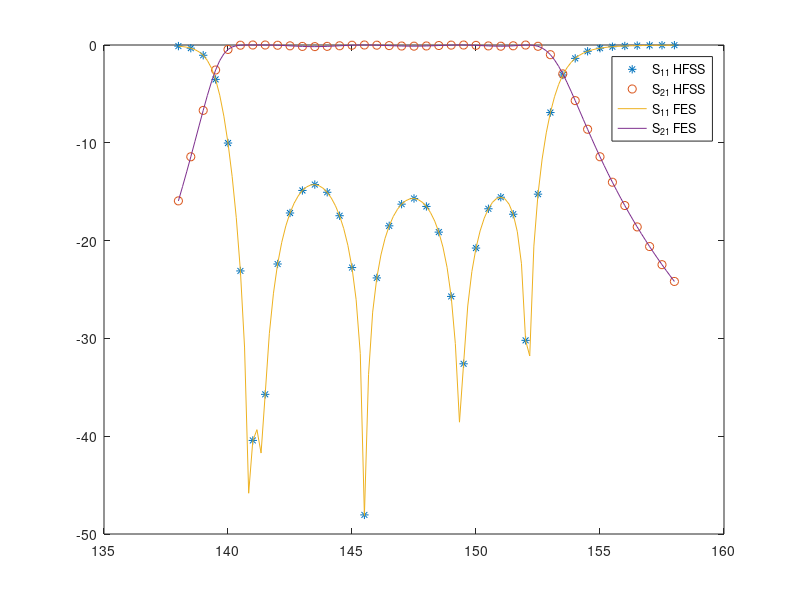

Write the MATLAB code that produced this figure.
%% bilat response
%% p 2 bilat analysis
hfss = [
138,-0.112081271308361,-15.9384327423216
138.5,-0.324277176954222,-11.4298090382572
139,-1.04797723974199,-6.68778154904088
139.5,-3.51775756363381,-2.55598189026176
140,-10.0241102938531,-0.454904227813954
140.5,-23.1011747675228,-0.021317303231575
141,-40.4336045520417,-0.000393046110642013
141.5,-35.7193433517885,-0.00116387989284348
142,-22.3918817128119,-0.0251102506241561
142.5,-17.1766855129498,-0.0840058012218815
143,-14.8721878332354,-0.143792190842092
143.5,-14.2705152762989,-0.16557129578028
144,-15.0584226648051,-0.137659709721931
144.5,-17.4559974306966,-0.0787254029606119
145,-22.756362648643,-0.0230835027446667
145.5,-48.0462287338608,-6.8102781260048E-005
146,-23.8159919086605,-0.0180754275359763
146.5,-18.4912197624394,-0.0619090457690555
147,-16.27332852272,-0.103663127088135
147.5,-15.6914901677262,-0.11872939085905
148,-16.5073628376859,-0.098162796576089
148.5,-19.1322186428846,-0.0533614704505178
149,-25.7090248566185,-0.0116806154282618
149.5,-32.5974883407955,-0.00238866312394294
150,-20.7612365866498,-0.0366007009222544
150.5,-16.746632278116,-0.0928442529208307
151,-15.5644616045559,-0.122303525526801
151.5,-17.3021475937728,-0.0815910870579992
152,-30.1992582791602,-0.00415017081500487
152.5,-15.2500414696313,-0.131626971974942
153,-6.90537040962093,-0.990440902226921
153.5,-3.06730596770702,-2.95403252899876
154,-1.36684776347299,-5.68615589767227
154.5,-0.642850240459545,-8.61420602460717
155,-0.324450968823161,-11.4275679348835
155.5,-0.175157607584436,-14.0308375249976
156,-0.100278708209104,-16.4157986835731
156.5,-0.0603593424563677,-18.6005428305171
157,-0.0379191091680767,-20.6082076133789
157.5,-0.0247154273014657,-22.4605137329104
158,-0.0166338867985457,-24.176219986065
]
hfssfast = [
    
138,-0.112075509560408,-15.9386531366088
138.5,-0.324193000760433,-11.4300770981509
139,-1.04788057351518,-6.68803660211544
139.5,-3.51756999463165,-2.55613464605334
140,-10.0237460768248,-0.454938345701618
140.5,-23.1009761215916,-0.0213182807417619
141,-40.4310435913731,-0.000393266762944665
141.5,-35.7209656451675,-0.00116342591140417
142,-22.3922739845743,-0.025108088940087
142.5,-17.1768268637042,-0.0840032297036474
143,-14.8722380386481,-0.143790500757851
143.5,-14.2705464679358,-0.165570726132937
144,-15.0584707055478,-0.137659812382957
144.5,-17.4560656201253,-0.078725656673556
145,-22.7564280886523,-0.0230836376186782
145.5,-48.046065716969,-6.81053371104612E-005
146,-23.8160389979683,-0.0180753870725732
146.5,-18.4912305837114,-0.0619090234139956
147,-16.2733233354249,-0.103663127064551
147.5,-15.6914847239167,-0.11872939462416
148,-16.507362837866,-0.0981627965729417
148.5,-19.1322158867621,-0.0533614739241243
149,-25.7089935506431,-0.011680631492059
149.5,-32.5977600127959,-0.00238868879299803
150,-20.7612733571397,-0.0366007105785506
150.5,-16.7466352928106,-0.0928441877801795
151,-15.5644597773695,-0.122303306160177
151.5,-17.3021616270357,-0.0815907275617797
152,-30.1993985497614,-0.00415004742206307
152.5,-15.2500198635579,-0.131627658453589
153,-6.90537286360089,-0.99044027363991
153.5,-3.06732144420651,-2.95402195345193
154,-1.36687219023684,-5.68612458094344
154.5,-0.642875568539719,-8.61414521270832
155,-0.324469222561933,-11.427469313002
155.5,-0.175163612210281,-14.0306916277649
156,-0.100270898186567,-16.4155944952734
156.5,-0.0603400436183814,-18.6002679008493
157,-0.0378947432470913,-20.6078483831934
157.5,-0.0246967187995317,-22.4600560046717
158,-0.0166360759905112,-24.1756495400886
];
fes = [    
1.38000000e+011 -1.126106724733807e-001 -1.593870712760636e+001 -1.593873231489162e+001 -1.126153506042741e-001
1.38166667e+011 -1.591630434084397e-001 -1.447827173251596e+001 -1.447826267337725e+001 -1.582411492293437e-001
1.38333333e+011 -2.253220061296700e-001 -1.297440928105615e+001 -1.297444411846718e+001 -2.252123367570923e-001
1.38500000e+011 -3.248615489407577e-001 -1.143000246733207e+001 -1.142998592866644e+001 -3.248943565494232e-001
1.38666667e+011 -4.750465456072899e-001 -9.855152623998677e+000 -9.855230602162960e+000 -4.747087700910516e-001
1.38833333e+011 -7.020018358169586e-001 -8.264857068577246e+000 -8.264854010632700e+000 -7.019073334749976e-001
1.39000000e+011 -1.048533394670113e+000 -6.688510721678980e+000 -6.688484266655301e+000 -1.048549051027988e+000
1.39166667e+011 -1.575604009637249e+000 -5.169217775947592e+000 -5.169220704114510e+000 -1.575499148896813e+000
1.39333333e+011 -2.365760970033580e+000 -3.768820571017458e+000 -3.768828208837630e+000 -2.365704757425914e+000
1.39500000e+011 -3.517315453070720e+000 -2.557332342738028e+000 -2.557325376711037e+000 -3.517565375626063e+000
1.39666667e+011 -5.129899277642048e+000 -1.592670103818820e+000 -1.592697234141645e+000 -5.129932441836475e+000
1.39833333e+011 -7.278312099729291e+000 -9.002756976410043e-001 -9.002775168712398e-001 -7.278111752750894e+000
1.40000000e+011 -1.002259219107687e+001 -4.554892479223072e-001 -4.554950594067419e-001 -1.002284338831980e+001
1.40166667e+011 -1.342995810208377e+001 -2.020545642547519e-001 -2.020518566176303e-001 -1.342954094040856e+001
1.40333333e+011 -1.765591964466064e+001 -7.568908569655880e-002 -7.570056476870006e-002 -1.765872841995215e+001
1.40500000e+011 -2.309098019272870e+001 -2.162744704718968e-002 -2.162017365669931e-002 -2.309309359036643e+001
1.40666667e+011 -3.088211399066052e+001 -3.773220705908692e-003 -3.774094826430803e-003 -3.087699680958937e+001
1.40833333e+011 -4.582974080038802e+001 -3.140235900083217e-004 -3.277167401967107e-004 -4.585357341075158e+001
1.41000000e+011 -4.046803263177716e+001 -6.188270047553413e-004 -6.351123928905072e-004 -4.047847850945590e+001
1.41166667e+011 -3.933070459469463e+001 -1.047796621135540e-003 -1.040141423224497e-003 -3.935594544725938e+001
1.41333333e+011 -4.172427563592477e+001 -6.873296815207675e-004 -7.029188629775735e-004 -4.176257026395238e+001
1.41500000e+011 -3.568792582724966e+001 -1.654654696670829e-003 -1.693204602362993e-003 -3.571696403270127e+001
1.41666667e+011 -2.951517416179889e+001 -5.228575470425451e-003 -5.202402952773959e-003 -2.951668470389011e+001
1.41833333e+011 -2.537563523617666e+001 -1.287954476741309e-002 -1.284210851626833e-002 -2.537186619086781e+001
1.42000000e+011 -2.239105031795960e+001 -2.547455356080498e-002 -2.545093808195802e-002 -2.239156751263451e+001
1.42166667e+011 -2.017914781094560e+001 -4.224431392239567e-002 -4.222215134901197e-002 -2.018022070485136e+001
1.42333333e+011 -1.848494334884483e+001 -6.248343704590633e-002 -6.245597818022047e-002 -1.848682212212189e+001
1.42500000e+011 -1.717362882521754e+001 -8.534225510295185e-002 -8.536255854995872e-002 -1.718939549353092e+001
1.42666667e+011 -1.617619293283386e+001 -1.063221698127976e-001 -1.062692963774418e-001 -1.617495343031831e+001
1.42833333e+011 -1.542227370120697e+001 -1.266773312299399e-001 -1.267402574565409e-001 -1.542132686329299e+001
1.43000000e+011 -1.487517485772289e+001 -1.441737132173610e-001 -1.441473846659192e-001 -1.487632740786651e+001
1.43166667e+011 -1.451251337764592e+001 -1.568120703208580e-001 -1.568217177326690e-001 -1.451286567852188e+001
1.43333333e+011 -1.431550266725749e+001 -1.640365204198470e-001 -1.640608428120900e-001 -1.431440165702377e+001
1.43500000e+011 -1.427337512035031e+001 -1.659322020801019e-001 -1.658989296649780e-001 -1.427412608450472e+001
1.43666667e+011 -1.438402416845805e+001 -1.614923089824156e-001 -1.614939866760022e-001 -1.438423690262876e+001
1.43833333e+011 -1.464349445311122e+001 -1.520768830042874e-001 -1.520900210749214e-001 -1.464350084747176e+001
1.44000000e+011 -1.506338816424029e+001 -1.378740696224799e-001 -1.378672873422817e-001 -1.506310051279774e+001
1.44166667e+011 -1.565440440571823e+001 -1.201330791682971e-001 -1.201581390714156e-001 -1.565412665213690e+001
1.44333333e+011 -1.644165936584849e+001 -1.000758899819024e-001 -1.001148917369894e-001 -1.644142014202870e+001
1.44500000e+011 -1.746221460797089e+001 -7.904057648423254e-002 -7.903568792828727e-002 -1.746142644234136e+001
1.44666667e+011 -1.877571812086082e+001 -5.836847115327611e-002 -5.835394354356169e-002 -1.877541807316415e+001
1.44833333e+011 -2.047870852742714e+001 -3.954178920351967e-002 -3.954431047286731e-002 -2.047855032916770e+001
1.45000000e+011 -2.276501541341853e+001 -2.336380117807029e-002 -2.334223367015312e-002 -2.276376803396452e+001
1.45166667e+011 -2.604729097239316e+001 -1.114523342096350e-002 -1.113527966860616e-002 -2.604556662782890e+001
1.45333333e+011 -3.153110135576594e+001 -3.407771883379007e-003 -3.383053357816023e-003 -3.152817882462178e+001
1.45500000e+011 -4.811810864647727e+001 -3.091023122902244e-004 -3.077933410106827e-004 -4.807819529760365e+001
1.45666667e+011 -3.371470157112349e+001 -2.177994279590839e-003 -2.194601695946733e-003 -3.371213076832196e+001
1.45833333e+011 -2.731389005938854e+001 -8.436087416697413e-003 -8.413938204510835e-003 -2.731348095901826e+001
1.46000000e+011 -2.381008131888498e+001 -1.848853654774863e-002 -1.845564781717081e-002 -2.381020897254616e+001
1.46166667e+011 -2.146628378278603e+001 -3.146320116984194e-002 -3.147192587483970e-002 -2.146604341109338e+001
1.46333333e+011 -1.976500950487714e+001 -4.642219572808444e-002 -4.642774852223069e-002 -1.976538868821525e+001
1.46500000e+011 -1.849003378884449e+001 -6.227153817165671e-002 -6.228112236873223e-002 -1.849011009568293e+001
1.46666667e+011 -1.752367300143512e+001 -7.780559526519759e-002 -7.784114301426800e-002 -1.752450260438848e+001
1.46833333e+011 -1.679961849421030e+001 -9.200473408786866e-002 -9.203055547090222e-002 -1.679964103935292e+001
1.47000000e+011 -1.627417723994393e+001 -1.040884953971436e-001 -1.041446508020243e-001 -1.627355827790660e+001
1.47166667e+011 -1.592250057816974e+001 -1.128651793160263e-001 -1.128667448305905e-001 -1.592213861293380e+001
1.47333333e+011 -1.573294592908531e+001 -1.178639485588900e-001 -1.178833059743047e-001 -1.573279976185349e+001
1.47500000e+011 -1.569274351083111e+001 -1.190226901231454e-001 -1.190055764487215e-001 -1.569294493789155e+001
1.47666667e+011 -1.580513033510247e+001 -1.160051884302052e-001 -1.160459855692755e-001 -1.580477382289020e+001
1.47833333e+011 -1.607373091782725e+001 -1.089280719441317e-001 -1.088877486961825e-001 -1.607306424485814e+001
1.48000000e+011 -1.651046140396288e+001 -9.848707398814301e-002 -9.849385781619076e-002 -1.651042422011258e+001
1.48166667e+011 -1.714116329287805e+001 -8.521011965942694e-002 -8.521021261220514e-002 -1.714192686494642e+001
1.48333333e+011 -1.799615746399423e+001 -6.992588279413627e-002 -6.988041513056679e-002 -1.799532044497653e+001
1.48500000e+011 -1.913685455262911e+001 -5.370865069534807e-002 -5.365636079034297e-002 -1.913732099069396e+001
1.48666667e+011 -2.065905092294618e+001 -3.792374147324628e-002 -3.794736876356087e-002 -2.065850958824857e+001
1.48833333e+011 -2.273354328074237e+001 -2.366310344014072e-002 -2.367498238964471e-002 -2.273663911815694e+001
1.49000000e+011 -2.572478691392893e+001 -1.201114952379815e-002 -1.203754988055153e-002 -2.572163484954922e+001
1.49166667e+011 -3.053300393745733e+001 -4.227362604378187e-003 -4.228645889127867e-003 -3.052398192242944e+001
1.49333333e+011 -3.856488090825393e+001 -9.885633225941730e-004 -9.650943337819646e-004 -3.851023792175825e+001
1.49500000e+011 -3.257827998996607e+001 -2.713366837716739e-003 -2.665093381065097e-003 -3.256640660884779e+001
1.49666667e+011 -2.668682350816207e+001 -1.012613957387643e-002 -1.019010331408289e-002 -2.668892274296300e+001
1.49833333e+011 -2.316286327018855e+001 -2.144626807002906e-002 -2.140572888155721e-002 -2.315562218084315e+001
1.50000000e+011 -2.075451362610520e+001 -3.703647541277452e-002 -3.696496679258963e-002 -2.075317902503683e+001
1.50166667e+011 -1.900157601607906e+001 -5.543746210532504e-002 -5.542406090739140e-002 -1.900013924289818e+001
1.50333333e+011 -1.769859070057802e+001 -7.491737206234519e-002 -7.494087534103842e-002 -1.769732067606434e+001
1.50500000e+011 -1.674369301090349e+001 -9.342223037804540e-002 -9.348808337010435e-002 -1.674230389095862e+001
1.50666667e+011 -1.608053198349999e+001 -1.083852165342876e-001 -1.083652138922105e-001 -1.607892810147138e+001
1.50833333e+011 -1.568507896845529e+001 -1.192442880911750e-001 -1.192364675955932e-001 -1.568514738474460e+001
1.51000000e+011 -1.556251925524947e+001 -1.227023242903586e-001 -1.227233188901460e-001 -1.556245670304009e+001
1.51166667e+011 -1.573705643761634e+001 -1.178244774474027e-001 -1.178302625515406e-001 -1.573703341617115e+001
1.51333333e+011 -1.627303211130540e+001 -1.040512328076221e-001 -1.040474068164869e-001 -1.627290920169645e+001
1.51500000e+011 -1.729882134406340e+001 -8.200998464301397e-002 -8.203190978513414e-002 -1.729863157227970e+001
1.51666667e+011 -1.909701068684133e+001 -5.420181968194226e-002 -5.416480572544820e-002 -1.909717589844172e+001
1.51833333e+011 -2.236909006855436e+001 -2.563549583370542e-002 -2.562193536087776e-002 -2.236900006480536e+001
1.52000000e+011 -3.021014820936858e+001 -4.549583192654022e-003 -4.618635550455527e-003 -3.021016671134564e+001
1.52166667e+011 -3.179538623202390e+001 -3.293684408191265e-003 -3.269665802732787e-003 -3.179906431571708e+001
1.52333333e+011 -2.056290054108042e+001 -3.878700574030187e-002 -3.879794889953233e-002 -2.056443935030250e+001
1.52500000e+011 -1.524938203477019e+001 -1.320360980772797e-001 -1.320287632300228e-001 -1.524946725393864e+001
1.52666667e+011 -1.166126779054827e+001 -3.073614050354182e-001 -3.073108052993792e-001 -1.166080496296428e+001
1.52833333e+011 -8.979454804077461e+000 -5.880133228682962e-001 -5.879938260464949e-001 -8.979788928786510e+000
1.53000000e+011 -6.905352201016583e+000 -9.911713874426885e-001 -9.911661040935162e-001 -6.905664283654311e+000
1.53166667e+011 -5.286646293831454e+000 -1.525277378329981e+000 -1.525319079344817e+000 -5.286900591942461e+000
1.53333333e+011 -4.030542785104120e+000 -2.185544017033723e+000 -2.185571955861354e+000 -4.030553364725587e+000
1.53500000e+011 -3.068759437408518e+000 -2.953248496362102e+000 -2.953266724757078e+000 -3.069083089158266e+000
1.53666667e+011 -2.334758379290609e+000 -3.811473552103808e+000 -3.811497053515827e+000 -2.335036730515904e+000
1.53833333e+011 -1.782249346831367e+000 -4.730154092319168e+000 -4.730142158049928e+000 -1.782284857391290e+000
1.54000000e+011 -1.366960010748769e+000 -5.687521928299094e+000 -5.687562273138868e+000 -1.366982709063483e+000
1.54166667e+011 -1.055648435585855e+000 -6.662811055972998e+000 -6.662804530882616e+000 -1.054848466122928e+000
1.54333333e+011 -8.205089646629339e-001 -7.642267684170577e+000 -7.642332774568570e+000 -8.204760552745727e-001
1.54500000e+011 -6.430527778834262e-001 -8.615485087334973e+000 -8.615468290681015e+000 -6.432262782851559e-001
1.54666667e+011 -5.079785972417712e-001 -9.573349752615982e+000 -9.573358011259648e+000 -5.080133182784965e-001
1.54833333e+011 -4.044774732886430e-001 -1.051191989101921e+001 -1.051193465707266e+001 -4.044734831856844e-001
1.55000000e+011 -3.246543211548785e-001 -1.142821867368877e+001 -1.142826283728071e+001 -3.246111283822448e-001
1.55166667e+011 -2.625390538847665e-001 -1.232088423978580e+001 -1.232091301650072e+001 -2.624458974209976e-001
1.55333333e+011 -2.136607199524233e-001 -1.318841409667763e+001 -1.318829061578056e+001 -2.137183232870416e-001
1.55500000e+011 -1.753048013777274e-001 -1.403163766994362e+001 -1.403160603020785e+001 -1.752542932805137e-001
1.55666667e+011 -1.446531990540810e-001 -1.485004815333226e+001 -1.485006549944074e+001 -1.446805298887586e-001
1.55833333e+011 -1.201300726053270e-001 -1.564464947293371e+001 -1.564469252540857e+001 -1.200539026361179e-001
1.56000000e+011 -1.002665164419222e-001 -1.641640723784218e+001 -1.641644679414813e+001 -1.004200552917895e-001
1.56166667e+011 -8.436461993283978e-002 -1.716564474235546e+001 -1.716563730778174e+001 -8.426599884949580e-002
1.56333333e+011 -7.140948674366840e-002 -1.789386516430141e+001 -1.789383105174079e+001 -7.122457412629123e-002
1.56500000e+011 -6.049485037495178e-002 -1.860109817997427e+001 -1.860107878463257e+001 -6.052581565875916e-002
1.56666667e+011 -5.136202346072902e-002 -1.928877618603445e+001 -1.928880752553309e+001 -5.149467664282057e-002
1.56833333e+011 -4.420321543426711e-002 -1.995789076834653e+001 -1.995784042745367e+001 -4.420120061777882e-002
1.57000000e+011 -3.801364433374163e-002 -2.060909012564888e+001 -2.060896146488400e+001 -3.797867993251587e-002
1.57166667e+011 -3.280596460411556e-002 -2.124237014290313e+001 -2.124243533803885e+001 -3.281507215792462e-002
1.57333333e+011 -2.845859606013783e-002 -2.185948211407459e+001 -2.185951277069580e+001 -2.848205418861455e-002
1.57500000e+011 -2.476379874828068e-002 -2.246088388054816e+001 -2.246081761434958e+001 -2.476370495417296e-002
1.57666667e+011 -2.174693902854666e-002 -2.304682880043915e+001 -2.304686059620546e+001 -2.165150469852794e-002
1.57833333e+011 -1.899471489137851e-002 -2.361831422311967e+001 -2.361827921205639e+001 -1.863897188186915e-002
1.58000000e+011 -1.666574696868236e-002 -2.417606934908628e+001 -2.417604781145161e+001 -1.679697541978030e-002
];

figure
plot(hfss(:,1), hfss(:,2),'*',hfss(:,1), hfss(:,3),'o',fes(:,1)*1e-9, fes(:,2), fes(:,1)*1e-9, fes(:,3));
legend('S_{11} HFSS','S_{21} HFSS','S_{11} FES','S_{21} FES')

doubleDom = [
1.38000000e+011 -1.126373528191229e-001 -1.593853545673113e+001 -1.593853545673113e+001 -1.126221110445225e-001
1.38500000e+011 -3.248843535373900e-001 -1.143012074700865e+001 -1.143012074700860e+001 -3.248706316476505e-001
1.39000000e+011 -1.048569184152561e+000 -6.688364803959733e+000 -6.688364803959795e+000 -1.048557210988377e+000
1.39500000e+011 -3.517925217467477e+000 -2.556727002095045e+000 -2.556727002095157e+000 -3.517914074001288e+000
1.40000000e+011 -1.002257970837409e+001 -4.554592208806060e-001 -4.554592208805888e-001 -1.002256556631020e+001
1.40500000e+011 -2.309239117530787e+001 -2.168210197280533e-002 -2.168210197277633e-002 -2.309254530711481e+001
1.41000000e+011 -4.046085965779385e+001 -7.235363642764935e-004 -7.235363643507530e-004 -4.048350554543469e+001
1.41500000e+011 -3.570774520913594e+001 -1.497779190150148e-003 -1.497779190155935e-003 -3.571335861422848e+001
1.42000000e+011 -2.239346498047537e+001 -2.541905221748014e-002 -2.541905221745402e-002 -2.239326328737186e+001
1.42500000e+011 -1.717945164352948e+001 -8.426462354491096e-002 -8.426462354484671e-002 -1.717919309387606e+001
1.43000000e+011 -1.487538146722599e+001 -1.440078345126665e-001 -1.440078345126577e-001 -1.487512775026716e+001
1.43500000e+011 -1.427413594866892e+001 -1.657748748354498e-001 -1.657748748354340e-001 -1.427387059090207e+001
1.44000000e+011 -1.506270584560346e+001 -1.378875624825714e-001 -1.378875624826675e-001 -1.506240029378172e+001
1.44500000e+011 -1.746153415879533e+001 -7.900252207564198e-002 -7.900252207563031e-002 -1.746112441557791e+001
1.45000000e+011 -2.276536986174614e+001 -2.341355790543893e-002 -2.341355790543216e-002 -2.276456963011302e+001
1.45500000e+011 -4.817334704083289e+001 -4.328388235687483e-004 -4.328388236015371e-004 -4.808793105956673e+001
1.46000000e+011 -2.381155782421670e+001 -1.844456220736003e-002 -1.844456220738515e-002 -2.381165354961081e+001
1.46500000e+011 -1.849058428198021e+001 -6.225552218955866e-002 -6.225552218952661e-002 -1.849061513528381e+001
1.47000000e+011 -1.627419757583871e+001 -1.039749850406627e-001 -1.039749850406744e-001 -1.627415418742271e+001
1.47500000e+011 -1.569348858305193e+001 -1.190135848292950e-001 -1.190135848292197e-001 -1.569336328909292e+001
1.48000000e+011 -1.651071748719209e+001 -9.844191305649802e-002 -9.844191305652729e-002 -1.651045509898745e+001
1.48500000e+011 -1.913806069509579e+001 -5.366557658231788e-002 -5.366557658232661e-002 -1.913742635071455e+001
1.49000000e+011 -2.572367747416635e+001 -1.203546751885862e-002 -1.203546751887697e-002 -2.572051608024047e+001
1.49500000e+011 -3.257812142787372e+001 -2.802903090332710e-003 -2.802903090392518e-003 -3.256388654291760e+001
1.50000000e+011 -2.075452540749389e+001 -3.705879164337343e-002 -3.705879164332113e-002 -2.075377998375629e+001
1.50500000e+011 -1.674300271721981e+001 -9.331213981839293e-002 -9.331213981843874e-002 -1.674280096255461e+001
1.51000000e+011 -1.556213604335134e+001 -1.227463909686957e-001 -1.227463909686527e-001 -1.556204646897331e+001
1.51500000e+011 -1.730060456064613e+001 -8.199730270938821e-002 -8.199730270940864e-002 -1.730054191915952e+001
1.52000000e+011 -3.019928237781733e+001 -4.561422470156258e-003 -4.561422470163011e-003 -3.019916911666187e+001
1.52500000e+011 -1.524888947063756e+001 -1.321662817769140e-001 -1.321662817767730e-001 -1.524892707990038e+001
1.53000000e+011 -6.904901029786003e+000 -9.912428523618065e-001 -9.912428523618444e-001 -6.904912593097182e+000
1.53500000e+011 -3.067276652447941e+000 -2.955034348474826e+000 -2.955034348474724e+000 -3.067281345001662e+000
1.54000000e+011 -1.366997233238098e+000 -5.687160161586182e+000 -5.687160161586327e+000 -1.366998192738089e+000
1.54500000e+011 -6.430297780618552e-001 -8.615100813853990e+000 -8.615100813853788e+000 -6.430279800184919e-001
1.55000000e+011 -3.246128530780741e-001 -1.142833031823124e+001 -1.142833031823123e+001 -3.246087281327901e-001
1.55500000e+011 -1.752939049055811e-001 -1.403147755035202e+001 -1.403147755035207e+001 -1.752876998778341e-001
1.56000000e+011 -1.003925739957851e-001 -1.641633313619990e+001 -1.641633313619978e+001 -1.003844593542158e-001
1.56500000e+011 -6.045589772208544e-002 -1.860098747924192e+001 -1.860098747924206e+001 -6.044600584307222e-002
1.57000000e+011 -3.800302219899194e-002 -2.060857563439133e+001 -2.060857563439146e+001 -3.799146300381297e-002
1.57500000e+011 -2.479046319999682e-002 -2.246081581143867e+001 -2.246081581143851e+001 -2.477733140147674e-002
1.58000000e+011 -1.670297564998729e-002 -2.417646476344014e+001 -2.417646476344009e+001 -1.668835455888000e-002

];
singleDom = [
1.38000000e+011 -1.126106724733807e-001 -1.593870712760636e+001 -1.593873231489162e+001 -1.126153506042741e-001
1.38500000e+011 -3.248615489407627e-001 -1.143000246733207e+001 -1.142998592866646e+001 -3.248943565494232e-001
1.39000000e+011 -1.048533394670117e+000 -6.688510721678989e+000 -6.688484266655309e+000 -1.048549051027990e+000
1.39500000e+011 -3.517315453070727e+000 -2.557332342738041e+000 -2.557325376711045e+000 -3.517565375626075e+000
1.40000000e+011 -1.002259219107683e+001 -4.554892479223164e-001 -4.554950594067307e-001 -1.002284338831982e+001
1.40500000e+011 -2.309098019272868e+001 -2.162744704718580e-002 -2.162017365669931e-002 -2.309309359036634e+001
1.41000000e+011 -4.046803263177716e+001 -6.188270047514837e-004 -6.351123928914715e-004 -4.047847850945605e+001
1.41500000e+011 -3.568792582724954e+001 -1.654654696684332e-003 -1.693204602344667e-003 -3.571696403270228e+001
1.42000000e+011 -2.239105031795952e+001 -2.547455356080692e-002 -2.545093808195124e-002 -2.239156751263452e+001
1.42500000e+011 -1.717362882521752e+001 -8.534225510294893e-002 -8.536255854996359e-002 -1.718939549353090e+001
1.43000000e+011 -1.487517485772290e+001 -1.441737132173619e-001 -1.441473846659172e-001 -1.487632740786651e+001
1.43500000e+011 -1.427337512035033e+001 -1.659322020801049e-001 -1.658989296649731e-001 -1.427412608450472e+001
1.44000000e+011 -1.506338816424020e+001 -1.378740696224838e-001 -1.378672873422993e-001 -1.506310051279773e+001
1.44500000e+011 -1.746221460797092e+001 -7.904057648423546e-002 -7.903568792828436e-002 -1.746142644234136e+001
1.45000000e+011 -2.276501541341851e+001 -2.336380117807222e-002 -2.334223367015312e-002 -2.276376803396444e+001
1.45500000e+011 -4.811810864647786e+001 -3.091023122969749e-004 -3.077933410212906e-004 -4.807819529760144e+001
1.46000000e+011 -2.381008131888503e+001 -1.848853654773317e-002 -1.845564781717950e-002 -2.381020897254606e+001
1.46500000e+011 -1.849003378884449e+001 -6.227153817164214e-002 -6.228112236872155e-002 -1.849011009568285e+001
1.47000000e+011 -1.627417723994390e+001 -1.040884953971290e-001 -1.041446508020360e-001 -1.627355827790662e+001
1.47500000e+011 -1.569274351083113e+001 -1.190226901231474e-001 -1.190055764487166e-001 -1.569294493789157e+001
1.48000000e+011 -1.651046140396299e+001 -9.848707398813521e-002 -9.849385781615856e-002 -1.651042422011260e+001
1.48500000e+011 -1.913685455262901e+001 -5.370865069535292e-002 -5.365636079035462e-002 -1.913732099069395e+001
1.49000000e+011 -2.572478691392891e+001 -1.201114952379815e-002 -1.203754988055153e-002 -2.572163484954929e+001
1.49500000e+011 -3.257827998996583e+001 -2.713366837710952e-003 -2.665093381056415e-003 -3.256640660884727e+001
1.50000000e+011 -2.075451362610525e+001 -3.703647541277161e-002 -3.696496679259157e-002 -2.075317902503681e+001
1.50500000e+011 -1.674369301090348e+001 -9.342223037804638e-002 -9.348808337010045e-002 -1.674230389095868e+001
1.51000000e+011 -1.556251925524952e+001 -1.227023242903586e-001 -1.227233188901607e-001 -1.556245670304008e+001
1.51500000e+011 -1.729882134406346e+001 -8.200998464301981e-002 -8.203190978513998e-002 -1.729863157227972e+001
1.52000000e+011 -3.021014820936865e+001 -4.549583192656917e-003 -4.618635550456492e-003 -3.021016671134558e+001
1.52500000e+011 -1.524938203477018e+001 -1.320360980772905e-001 -1.320287632300160e-001 -1.524946725393870e+001
1.53000000e+011 -6.905352201016596e+000 -9.911713874426951e-001 -9.911661040935217e-001 -6.905664283654341e+000
1.53500000e+011 -3.068759437408519e+000 -2.953248496362090e+000 -2.953266724757075e+000 -3.069083089158246e+000
1.54000000e+011 -1.366960010748764e+000 -5.687521928299100e+000 -5.687562273138863e+000 -1.366982709063491e+000
1.54500000e+011 -6.430527778834304e-001 -8.615485087334973e+000 -8.615468290681017e+000 -6.432262782851496e-001
1.55000000e+011 -3.246543211548835e-001 -1.142821867368877e+001 -1.142826283728072e+001 -3.246111283822478e-001
1.55500000e+011 -1.753048013777274e-001 -1.403163766994361e+001 -1.403160603020785e+001 -1.752542932805048e-001
1.56000000e+011 -1.002665164419193e-001 -1.641640723784219e+001 -1.641644679414813e+001 -1.004200552917983e-001
1.56500000e+011 -6.049485037495372e-002 -1.860109817997427e+001 -1.860107878463257e+001 -6.052581565875721e-002
1.57000000e+011 -3.801364433374550e-002 -2.060909012564888e+001 -2.060896146488401e+001 -3.797867993251781e-002
1.57500000e+011 -2.476379874826715e-002 -2.246088388054816e+001 -2.246081761434957e+001 -2.476370495417586e-002
1.58000000e+011 -1.666574696868139e-002 -2.417606934908628e+001 -2.417604781145161e+001 -1.679697541977740e-002
];
singleTFE = [
1.38000000e+011 -1.120802493538309e-001 -1.593837129843475e+001 -1.593841795455778e+001 -1.120700956145485e-001
1.38500000e+011 -3.242528210300193e-001 -1.142983240854231e+001 -1.142987309425172e+001 -3.242769052243643e-001
1.39000000e+011 -1.047828938711110e+000 -6.687905659293567e+000 -6.687916541308541e+000 -1.047894664178222e+000
1.39500000e+011 -3.517428130346811e+000 -2.556106145551800e+000 -2.556155059660585e+000 -3.517639278505036e+000
1.40000000e+011 -1.002407027897363e+001 -4.546529719017322e-001 -4.546496559704707e-001 -1.002428755142115e+001
1.40500000e+011 -2.309974607441445e+001 -2.133704758821638e-002 -2.132586720782465e-002 -2.309951200770950e+001
1.41000000e+011 -4.042509794752818e+001 -4.612838761372854e-004 -4.662516126773130e-004 -4.043526930916138e+001
1.41500000e+011 -3.571690285261445e+001 -1.089757639088489e-003 -1.126575520675879e-003 -3.571356487921171e+001
1.42000000e+011 -2.239392190948264e+001 -2.582003420225775e-002 -2.582693564915158e-002 -2.238262410753891e+001
1.42500000e+011 -1.717564362143688e+001 -8.405701490471598e-002 -8.406664949047354e-002 -1.717678001202669e+001
1.43000000e+011 -1.487184511561951e+001 -1.437912931512115e-001 -1.438016974846751e-001 -1.487176276288598e+001
1.43500000e+011 -1.427073283246026e+001 -1.658109911909179e-001 -1.657920510989751e-001 -1.427003902300658e+001
1.44000000e+011 -1.505861992643913e+001 -1.377043552903945e-001 -1.376937162425389e-001 -1.505836983290030e+001
1.44500000e+011 -1.745561685027516e+001 -7.881435038673523e-002 -7.878698636924875e-002 -1.745552519207451e+001
1.45000000e+011 -2.275640524025798e+001 -2.310383030219879e-002 -2.310477488137928e-002 -2.275661885084759e+001
1.45500000e+011 -4.803425947558051e+001 -6.893353196900126e-005 -7.767124758779317e-005 -4.803194087897620e+001
1.46000000e+011 -2.381714626756920e+001 -1.813352569149424e-002 -1.815910078373803e-002 -2.381696867637481e+001
1.46500000e+011 -1.849053294166597e+001 -6.189318191333874e-002 -6.191414006574368e-002 -1.849074451497667e+001
1.47000000e+011 -1.627515864620730e+001 -1.035243154366968e-001 -1.035601880127915e-001 -1.627462097359294e+001
1.47500000e+011 -1.569195154067261e+001 -1.187785602860685e-001 -1.188160501352505e-001 -1.569134355883707e+001
1.48000000e+011 -1.650666115587609e+001 -9.818370586718467e-002 -9.813979260780101e-002 -1.650732956571042e+001
1.48500000e+011 -1.913213323869540e+001 -5.334432361745595e-002 -5.337046409308813e-002 -1.913186969788025e+001
1.49000000e+011 -2.570727698411659e+001 -1.179653417647407e-002 -1.178026627091348e-002 -2.570938984387494e+001
1.49500000e+011 -3.259844317154500e+001 -2.485049721647947e-003 -2.413999491801099e-003 -3.259526674612145e+001
1.50000000e+011 -2.076200138357889e+001 -3.656705906553595e-002 -3.657967359883079e-002 -2.076084085032543e+001
1.50500000e+011 -1.674656600763306e+001 -9.288729783119730e-002 -9.287186917741716e-002 -1.674654559772683e+001
1.51000000e+011 -1.556397790876149e+001 -1.223516071966869e-001 -1.223268680308609e-001 -1.556494357570964e+001
1.51500000e+011 -1.730092654152730e+001 -8.155479920920446e-002 -8.156684889187571e-002 -1.730153755288886e+001
1.52000000e+011 -3.019479794709023e+001 -4.193228691285550e-003 -4.247581309210687e-003 -3.020013116746820e+001
1.52500000e+011 -1.524989546786847e+001 -1.316819097546751e-001 -1.317009556815198e-001 -1.524981749454291e+001
1.53000000e+011 -6.904946261857243e+000 -9.904954957126288e-001 -9.905682301774850e-001 -6.905111098929688e+000
1.53500000e+011 -3.068487113009979e+000 -2.954264019837696e+000 -2.954328099259348e+000 -3.067175348383928e+000
1.54000000e+011 -1.366888838072011e+000 -5.686539672792978e+000 -5.686579968791897e+000 -1.366712938844241e+000
1.54500000e+011 -6.430507163005115e-001 -8.614112637705579e+000 -8.614181963758487e+000 -6.427839887111652e-001
1.55000000e+011 -3.246586292058917e-001 -1.142756513015091e+001 -1.142755597222040e+001 -3.244288195991292e-001
1.55500000e+011 -1.753065405117051e-001 -1.403064628626101e+001 -1.403069755651289e+001 -1.751597899737218e-001
1.56000000e+011 -1.001715786058142e-001 -1.641582032001602e+001 -1.641581962094509e+001 -1.002699347545307e-001
1.56500000e+011 -6.054659586645059e-002 -1.860077916163373e+001 -1.860068808979323e+001 -6.037125712049850e-002
1.57000000e+011 -3.799035956734586e-002 -2.060832677437575e+001 -2.060829592489024e+001 -3.791941092145075e-002
1.57500000e+011 -2.471752943114506e-002 -2.246046518294953e+001 -2.246053109290721e+001 -2.471771753341423e-002
1.58000000e+011 -1.665641855160587e-002 -2.417625201934334e+001 -2.417624162114571e+001 -1.663196350450517e-002
];

doubleTFE = [
    1.38000000e+011 -1.120812712918389e-001 -1.593843274285413e+001 -1.593843274285422e+001 -1.120812712918526e-001
1.38500000e+011 -3.242771769214184e-001 -1.142980903868549e+001 -1.142980903868547e+001 -3.242771769212863e-001
1.39000000e+011 -1.047977239691691e+000 -6.687781549225241e+000 -6.687781549225241e+000 -1.047977239691669e+000
1.39500000e+011 -3.517757563773717e+000 -2.555981890149764e+000 -2.555981890149861e+000 -3.517757563773799e+000
1.40000000e+011 -1.002411029531719e+001 -4.549042276457299e-001 -4.549042276456801e-001 -1.002411029531607e+001
1.40500000e+011 -2.310117477586701e+001 -2.131730322937001e-002 -2.131730322945315e-002 -2.310117477586797e+001
1.41000000e+011 -4.043360451041363e+001 -3.930461191699469e-004 -3.930461192133436e-004 -4.043360451044362e+001
1.41500000e+011 -3.571934336594025e+001 -1.163879898225146e-003 -1.163879898212608e-003 -3.571934336592194e+001
1.42000000e+011 -2.239188171877373e+001 -2.511025060338047e-002 -2.511025060357679e-002 -2.239188171874394e+001
1.42500000e+011 -1.717668552900035e+001 -8.400580114437792e-002 -8.400580114453957e-002 -1.717668552900210e+001
1.43000000e+011 -1.487218783144936e+001 -1.437921909014132e-001 -1.437921909013867e-001 -1.487218783144995e+001
1.43500000e+011 -1.427051527382593e+001 -1.655712958774978e-001 -1.655712958773956e-001 -1.427051527382560e+001
1.44000000e+011 -1.505842266169478e+001 -1.376597098236707e-001 -1.376597098237099e-001 -1.505842266169464e+001
1.44500000e+011 -1.745599742654884e+001 -7.872540303483472e-002 -7.872540303485416e-002 -1.745599742654831e+001
1.45000000e+011 -2.275636264172843e+001 -2.308350278201396e-002 -2.308350278203136e-002 -2.275636264172847e+001
1.45500000e+011 -4.804622866519743e+001 -6.810278145580801e-005 -6.810278147605905e-005 -4.804622866519931e+001
1.46000000e+011 -2.381599191231494e+001 -1.807542751853583e-002 -1.807542751854549e-002 -2.381599191231449e+001
1.46500000e+011 -1.849121976342566e+001 -6.190904576851748e-002 -6.190904576845339e-002 -1.849121976342479e+001
1.47000000e+011 -1.627332851481181e+001 -1.036631272778018e-001 -1.036631272778164e-001 -1.627332851481204e+001
1.47500000e+011 -1.569149016688271e+001 -1.187293908832091e-001 -1.187293908832071e-001 -1.569149016688099e+001
1.48000000e+011 -1.650736283511926e+001 -9.816279663507732e-002 -9.816279663511340e-002 -1.650736283511908e+001
1.48500000e+011 -1.913221863835238e+001 -5.336147050627926e-002 -5.336147050628993e-002 -1.913221863835247e+001
1.49000000e+011 -2.570902484593362e+001 -1.168061545779742e-002 -1.168061545780321e-002 -2.570902484593827e+001
1.49500000e+011 -3.259748836199586e+001 -2.388663111700333e-003 -2.388663111670430e-003 -3.259748836200345e+001
1.50000000e+011 -2.076123659210900e+001 -3.660070087682966e-002 -3.660070087676575e-002 -2.076123659210934e+001
1.50500000e+011 -1.674663228077235e+001 -9.284425286520022e-002 -9.284425286523043e-002 -1.674663228077169e+001
1.51000000e+011 -1.556446160603075e+001 -1.223035254851771e-001 -1.223035254852593e-001 -1.556446160603081e+001
1.51500000e+011 -1.730214759517951e+001 -8.159108703487342e-002 -8.159108703486950e-002 -1.730214759518108e+001
1.52000000e+011 -3.019925830010607e+001 -4.150170827386959e-003 -4.150170827358981e-003 -3.019925830011048e+001
1.52500000e+011 -1.525004147169775e+001 -1.316269719117328e-001 -1.316269719117514e-001 -1.525004147169701e+001
1.53000000e+011 -6.905370410571027e+000 -9.904409019867627e-001 -9.904409019867930e-001 -6.905370410568120e+000
1.53500000e+011 -3.067305968106024e+000 -2.954032528609852e+000 -2.954032528609849e+000 -3.067305968105723e+000
1.54000000e+011 -1.366847763617083e+000 -5.686155897279345e+000 -5.686155897279131e+000 -1.366847763617961e+000
1.54500000e+011 -6.428502405090128e-001 -8.614206024297628e+000 -8.614206024297530e+000 -6.428502405090263e-001
1.55000000e+011 -3.244509688387987e-001 -1.142756793467825e+001 -1.142756793467837e+001 -3.244509688389869e-001
1.55500000e+011 -1.751576075887488e-001 -1.403083752489221e+001 -1.403083752489202e+001 -1.751576075887321e-001
1.56000000e+011 -1.002787082097061e-001 -1.641579868355775e+001 -1.641579868355770e+001 -1.002787082095168e-001
1.56500000e+011 -6.035934245598319e-002 -1.860054283057698e+001 -1.860054283057695e+001 -6.035934245556467e-002
1.57000000e+011 -3.791910916693288e-002 -2.060820761350622e+001 -2.060820761350634e+001 -3.791910916695516e-002
1.57500000e+011 -2.471542730051794e-002 -2.246051373309565e+001 -2.246051373309577e+001 -2.471542730040866e-002
1.58000000e+011 -1.663388679762882e-002 -2.417621998630067e+001 -2.417621998630074e+001 -1.663388679763462e-002
];

norm(10.^(hfss(:,2:3)/20)-10.^(singleDom(:,2:3)/20))/norm(10.^(hfss(:,2:3)/20))/length(hfss)
norm(10.^(hfss(:,2:3)/20)-10.^(doubleDom(:,2:3)/20))/norm(10.^(hfss(:,2:3)/20))/length(hfss)
norm(10.^(hfss(:,2:3)/20)-10.^(singleTFE(:,2:3)/20))/norm(10.^(hfss(:,2:3)/20))/length(hfss)
norm(10.^(hfss(:,2:3)/20)-10.^(doubleTFE(:,2:3)/20))/norm(10.^(hfss(:,2:3)/20))/length(hfss)
%%
max(sqrt(abs(10.^(hfss(:,2:3)/20)-10.^(doubleTFE(:,2:3)/20)).^2))